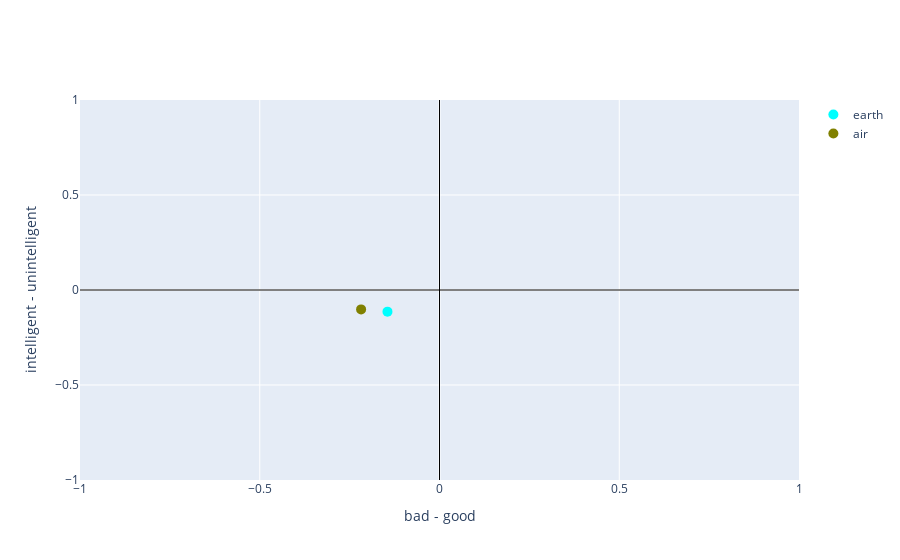

Notebook source saved alongside this figure:
### Code cell
wp = WordPolarity(model, antonym_path=antonym_path, method='base-change', number_polar=2)
words = ["earth", "air"]
context = [ "the earth is shaking", "the air is blowing"]

polar_dimensions = []
for word, context in zip(words, context):
    polar_dimensions.append(wp.analyze_word(word, context))

plot_word_polarity_2d(words, polar_dimensions)

### Figure 1 — Plotly figure (JSON) as saved in the notebook; plotly's stock layout.template omitted (floating-point values rounded to 4 significant figures)
{"data": [{"marker": {"color": "cyan", "size": 10}, "mode": "markers", "name": "earth", "type": "scatter", "x": [-0.1447], "y": [-0.114]}, {"marker": {"color": "olive", "size": 10}, "mode": "markers", "name": "air", "type": "scatter", "x": [-0.2181], "y": [-0.1022]}], "layout": {"shapes": [{"line": {"color": "black", "width": 1}, "type": "line", "x0": -1, "x1": 1, "y0": 0, "y1": 0}, {"line": {"color": "black", "width": 1}, "type": "line", "x0": 0, "x1": 0, "y0": -1, "y1": 1}], "xaxis": {"range": [-1, 1], "title": {"text": "bad - good"}}, "yaxis": {"range": [-1, 1], "title": {"text": "intelligent - unintelligent"}}}}
